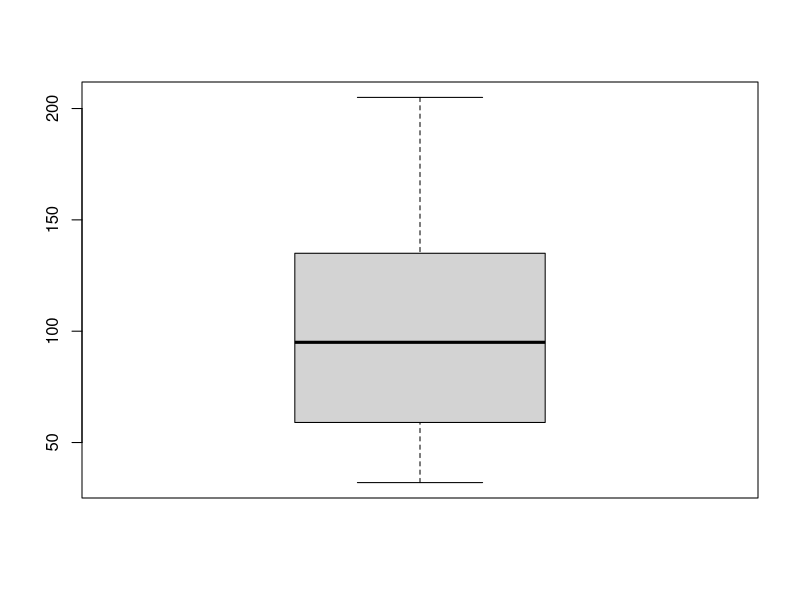
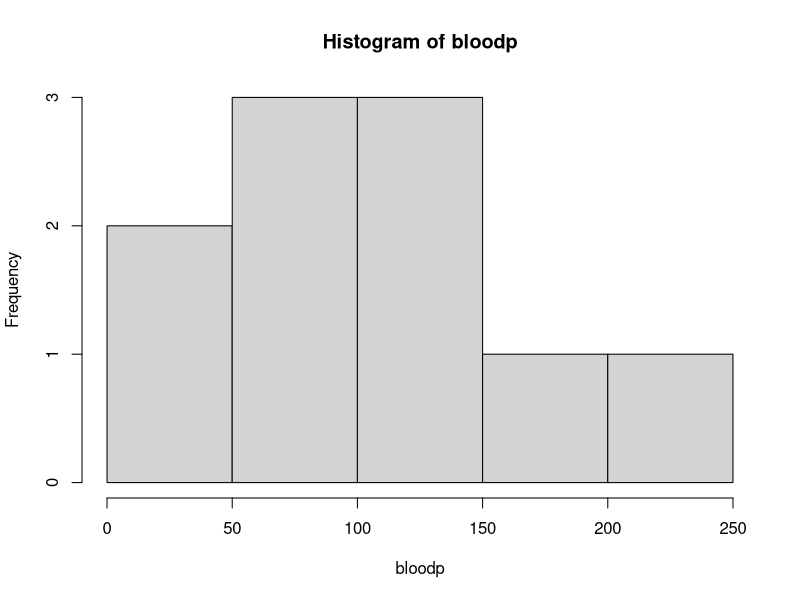
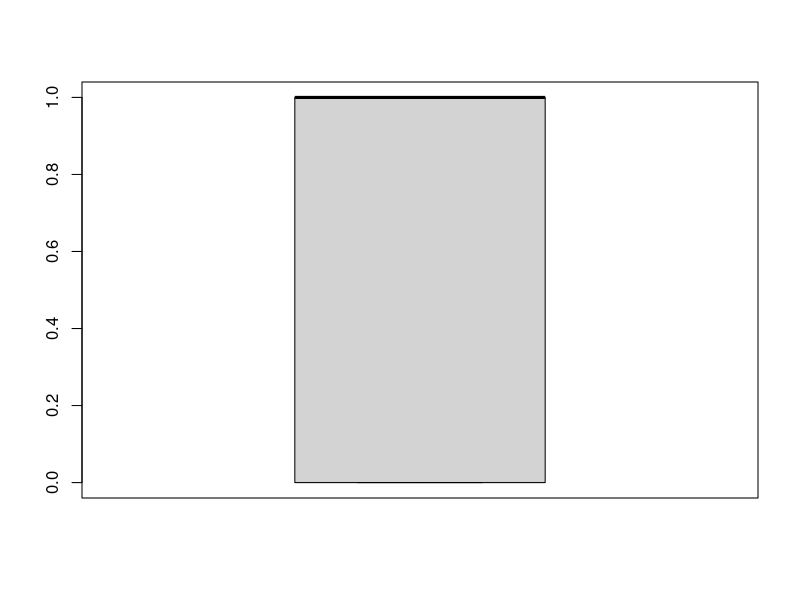
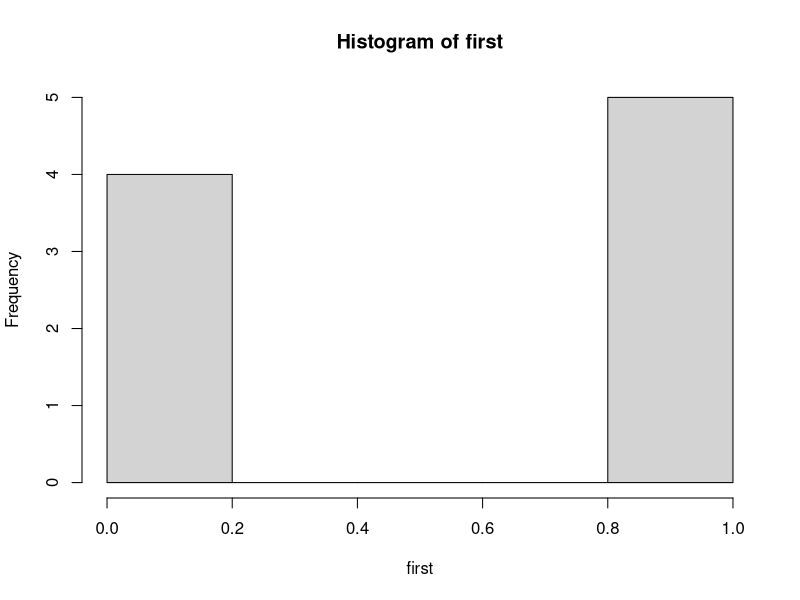
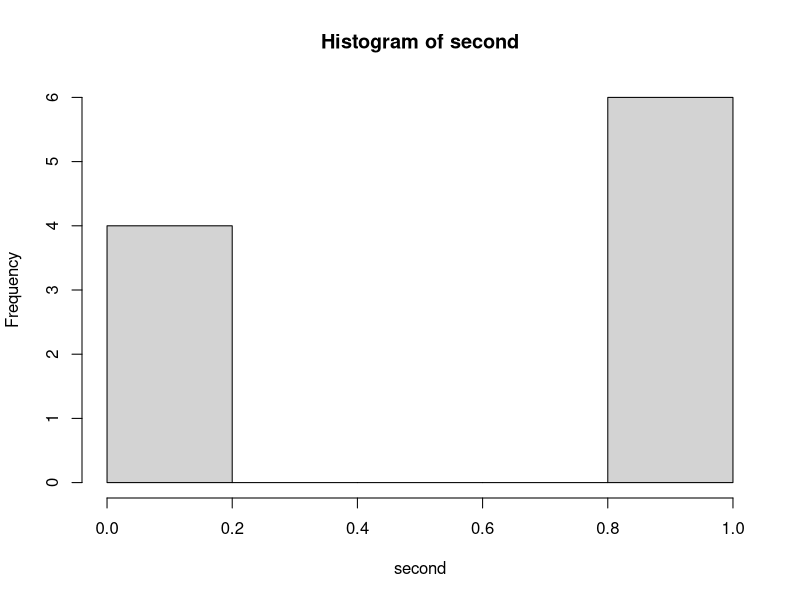
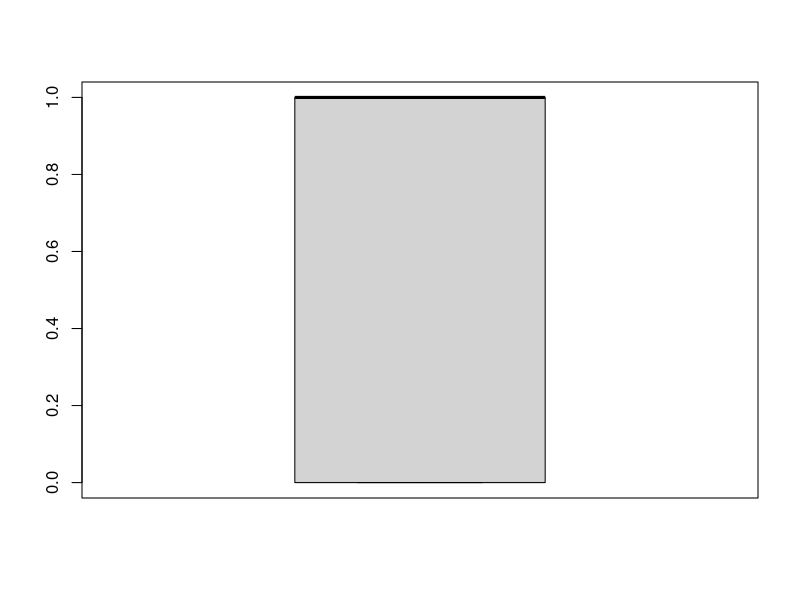

Here is the R script that generated these plots, in order:
#These are the vectors of the 5 variables of the dataset provided.  

Freq <- c(0.6, 0.3, 0.4, 0.2, 0.6, 0.3, 0.4, 0.9, 0.2)
bloodp <- c(103, 87, 32, 42, 59, 109, 79, 205, 135, 176)
first <- c(1, 1, 1, 1, 0, 0, 0, 0, NA, 1)
second <- c(0, 0, 1, 1, 0, 0, 1, 1, 1, 1)
finaldecision <- c(0, 1, 0, 1, 0, 1, 0, 1, 1, 1)


#boxplot and hist of bloodp
bxplt_bldp <- boxplot(bloodp)
histogram_bldp <- hist(bloodp)


#boxplot of first and second md ratings
firstMD_rating_bxplt <- boxplot(first)
firstMD_rating_hist <- hist(first)
secondMD_rating_hist <- hist(second)
secondMD_rating_bxplt <- boxplot(second)
